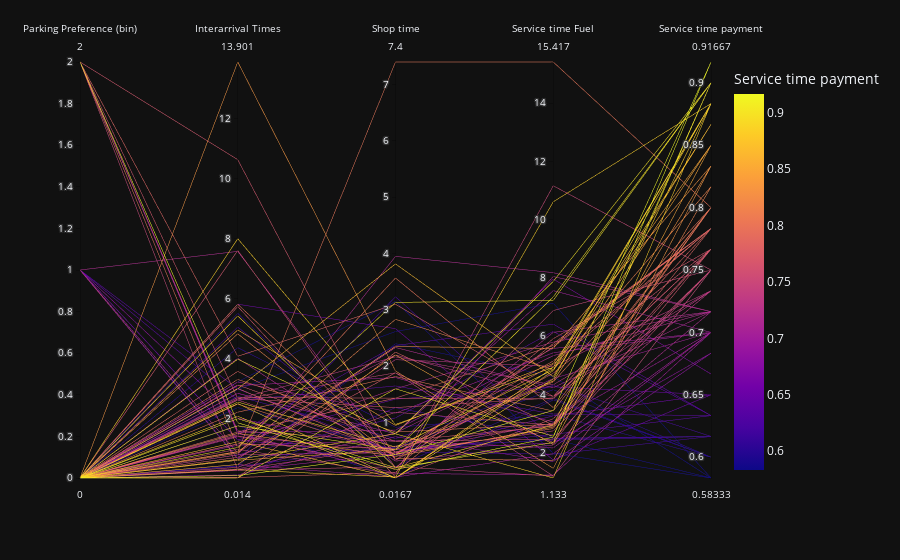

The cell this chart's notebook holds for it:
### Code cell
import plotly.express as px

def left_right_encoder(x):
    if x == "Left":
        return 1
    elif x == "Right":
        return 2
    else:
        return 0


data["Parking Preference (bin)"] = data["Parking Preference"].apply(lambda x: left_right_encoder(x))
px.parallel_coordinates(
    data_frame=data,
    dimensions=[
        "Parking Preference (bin)",
        "Interarrival Times",
        "Shop time",
        "Service time Fuel",
        "Service time payment",
        # "Parking Preference"
        
    ],
    color="Service time payment"
    # color="Parking Preference (bin)"
)
